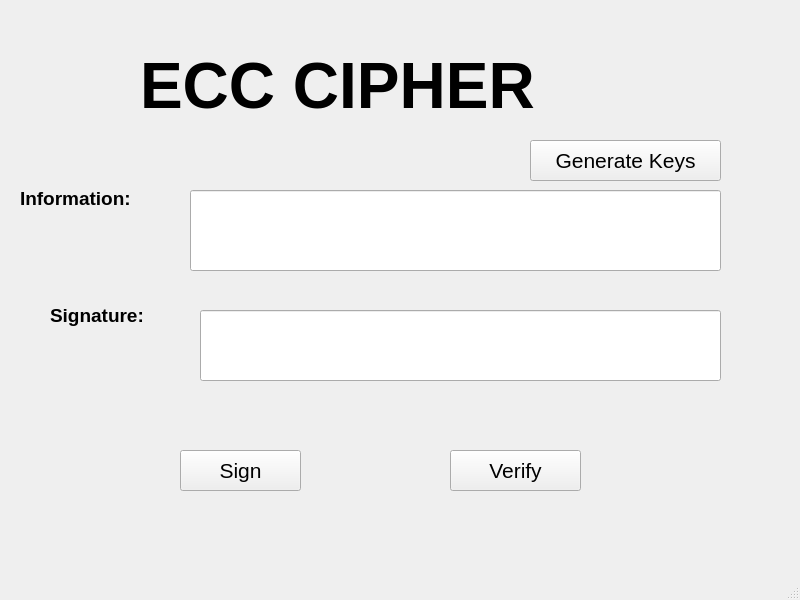
<?xml version="1.0" encoding="UTF-8"?>
<ui version="4.0">
 <class>MainWindow</class>
 <widget class="QMainWindow" name="MainWindow">
  <property name="geometry">
   <rect>
    <x>0</x>
    <y>0</y>
    <width>800</width>
    <height>600</height>
   </rect>
  </property>
  <property name="windowTitle">
   <string>MainWindow</string>
  </property>
  <widget class="QWidget" name="centralwidget">
   <widget class="QPushButton" name="btn_verify">
    <property name="geometry">
     <rect>
      <x>450</x>
      <y>450</y>
      <width>131</width>
      <height>41</height>
     </rect>
    </property>
    <property name="font">
     <font>
      <pointsize>16</pointsize>
     </font>
    </property>
    <property name="text">
     <string>Verify</string>
    </property>
   </widget>
   <widget class="QLabel" name="label">
    <property name="geometry">
     <rect>
      <x>140</x>
      <y>10</y>
      <width>731</width>
      <height>151</height>
     </rect>
    </property>
    <property name="font">
     <font>
      <pointsize>48</pointsize>
      <weight>75</weight>
      <bold>true</bold>
     </font>
    </property>
    <property name="text">
     <string>ECC CIPHER</string>
    </property>
   </widget>
   <widget class="QLabel" name="label_2">
    <property name="geometry">
     <rect>
      <x>20</x>
      <y>190</y>
      <width>161</width>
      <height>16</height>
     </rect>
    </property>
    <property name="font">
     <font>
      <pointsize>14</pointsize>
      <weight>75</weight>
      <bold>true</bold>
     </font>
    </property>
    <property name="text">
     <string>Information:</string>
    </property>
   </widget>
   <widget class="QLabel" name="label_3">
    <property name="geometry">
     <rect>
      <x>50</x>
      <y>300</y>
      <width>131</width>
      <height>31</height>
     </rect>
    </property>
    <property name="font">
     <font>
      <pointsize>14</pointsize>
      <weight>75</weight>
      <bold>true</bold>
     </font>
    </property>
    <property name="text">
     <string>Signature:</string>
    </property>
   </widget>
   <widget class="QPushButton" name="btn_sign">
    <property name="geometry">
     <rect>
      <x>180</x>
      <y>450</y>
      <width>121</width>
      <height>41</height>
     </rect>
    </property>
    <property name="font">
     <font>
      <pointsize>16</pointsize>
     </font>
    </property>
    <property name="text">
     <string>Sign</string>
    </property>
   </widget>
   <widget class="QLineEdit" name="txt_sign">
    <property name="geometry">
     <rect>
      <x>200</x>
      <y>310</y>
      <width>521</width>
      <height>71</height>
     </rect>
    </property>
   </widget>
   <widget class="QLineEdit" name="txt_info">
    <property name="geometry">
     <rect>
      <x>190</x>
      <y>190</y>
      <width>531</width>
      <height>81</height>
     </rect>
    </property>
   </widget>
   <widget class="QPushButton" name="btn_gen_keys">
    <property name="geometry">
     <rect>
      <x>530</x>
      <y>140</y>
      <width>191</width>
      <height>41</height>
     </rect>
    </property>
    <property name="font">
     <font>
      <pointsize>16</pointsize>
      <weight>50</weight>
      <bold>false</bold>
     </font>
    </property>
    <property name="text">
     <string>Generate Keys</string>
    </property>
   </widget>
  </widget>
  <widget class="QMenuBar" name="menubar">
   <property name="geometry">
    <rect>
     <x>0</x>
     <y>0</y>
     <width>800</width>
     <height>26</height>
    </rect>
   </property>
  </widget>
  <widget class="QStatusBar" name="statusbar"/>
 </widget>
 <resources/>
 <connections/>
</ui>
